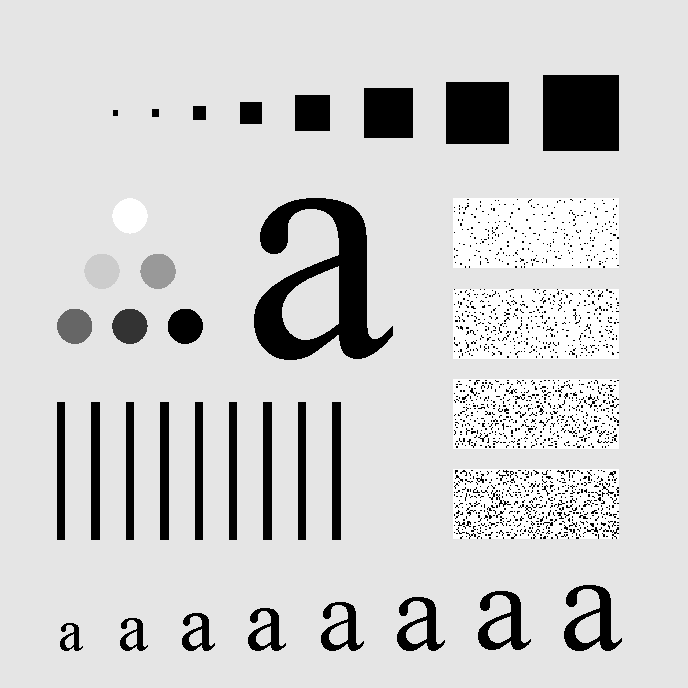
#> input picture Atividade 3/PDI_Exercicios_3_Imagens/teste.png, 688 x 688 px, found by its file name
$ python ex2.py
#> lines starting #> are read from the running program, lines starting #| are printed output that depends on the picture
import cv2
import numpy as np

image = cv2.imread('teste.png', 0)  # Carregar em escala de cinza
#> image is the input picture: shape (688, 688); min 0, max 255, mean 207.3

# Filtro passa-baixa
kernel_size_pb = 3
kernel_pb = np.ones((kernel_size_pb, kernel_size_pb), np.float32) / (kernel_size_pb * kernel_size_pb)
image_pb = cv2.filter2D(image, -1, kernel_pb)
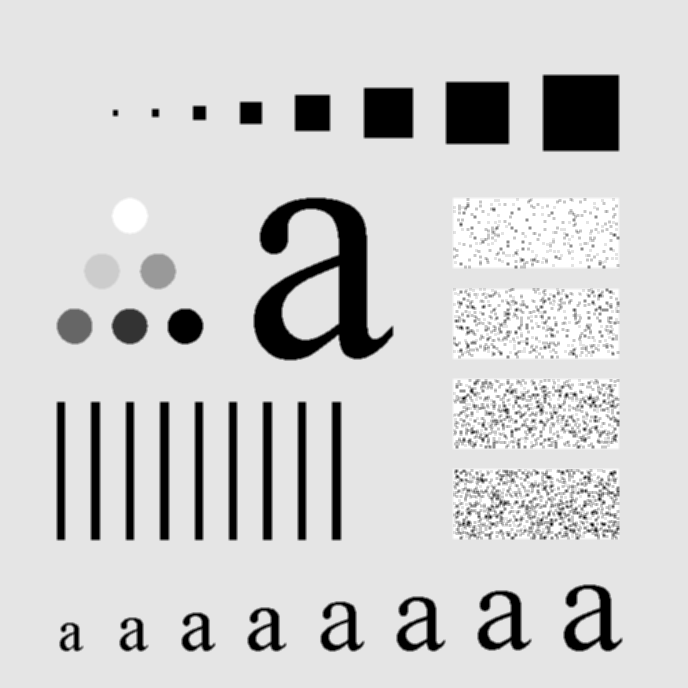
#> image_pb: shape (688, 688); min 0, max 255, mean 207.3

# Filtro passa-alta
kernel_size_pa = 3
kernel_pa = np.array([[-1, -1, -1], [-1, 8, -1], [-1, -1, -1]], np.float32)
image_pa = cv2.filter2D(image, -1, kernel_pa)
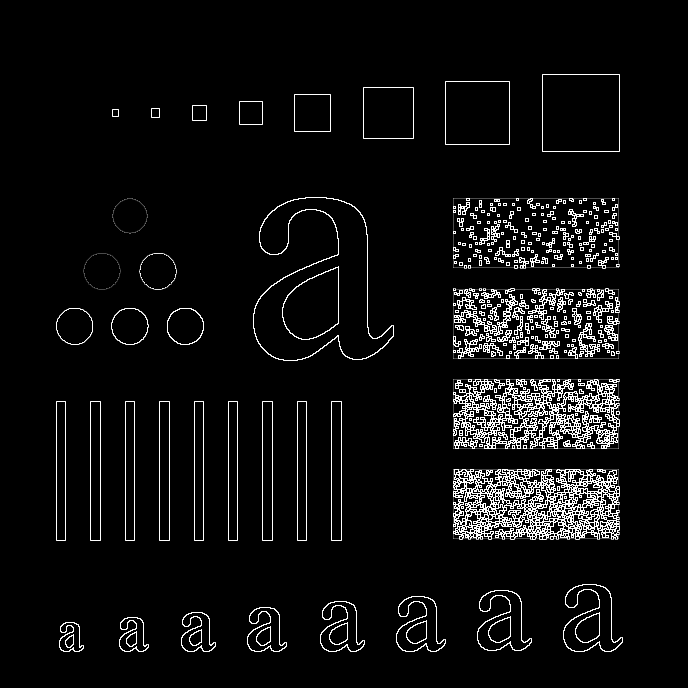
#> image_pa: shape (688, 688); min 0, max 255, mean 14.3

# Filtro passa-banda
kernel_size_pb1 = 5
kernel_pb1 = np.ones((kernel_size_pb1, kernel_size_pb1), np.float32) / (kernel_size_pb1 * kernel_size_pb1)
image_pb1 = cv2.filter2D(image, -1, kernel_pb1)
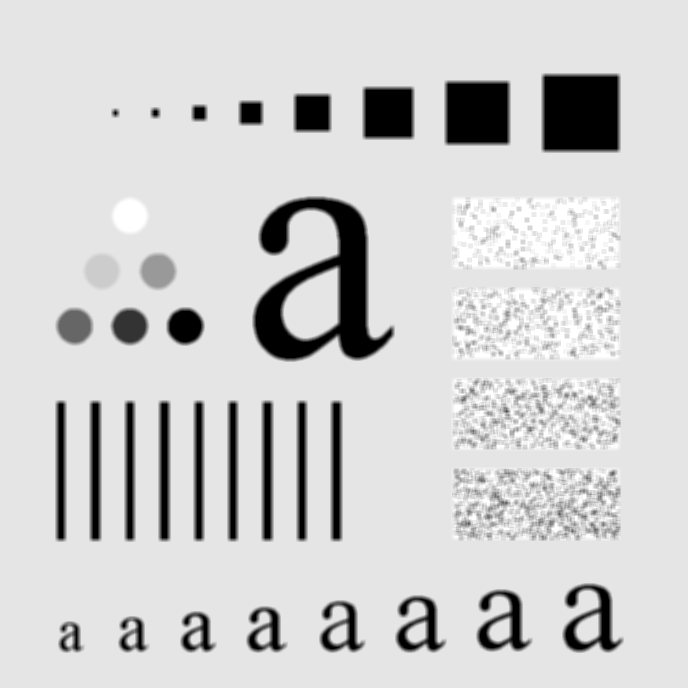
#> image_pb1: shape (688, 688); min 0, max 255, mean 207.3

kernel_size_pa1 = 3
kernel_pa1 = np.array([[-1, -1, -1], [-1, 9, -1], [-1, -1, -1]], np.float32)
image_pa1 = cv2.filter2D(image_pb1, -1, kernel_pa1)
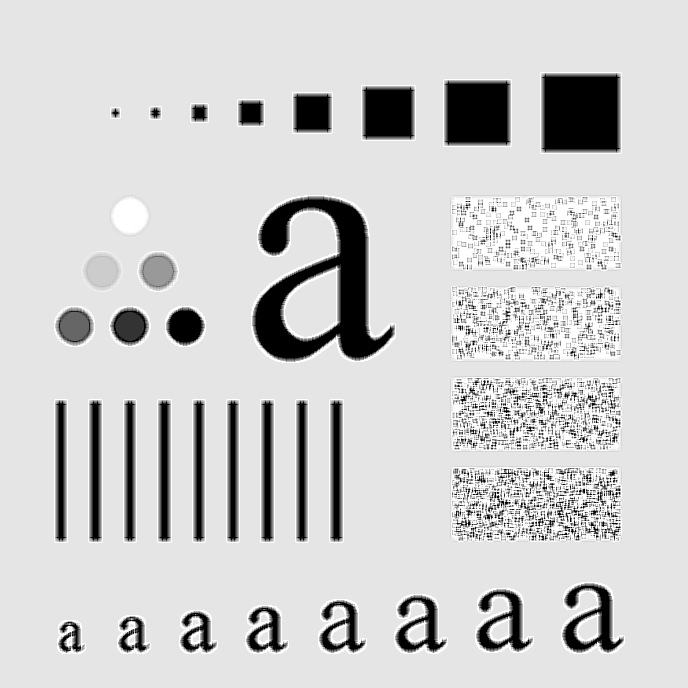
#> image_pa1: shape (688, 688); min 0, max 255, mean 206.1

image_pb_band = image_pb1 - image_pa1
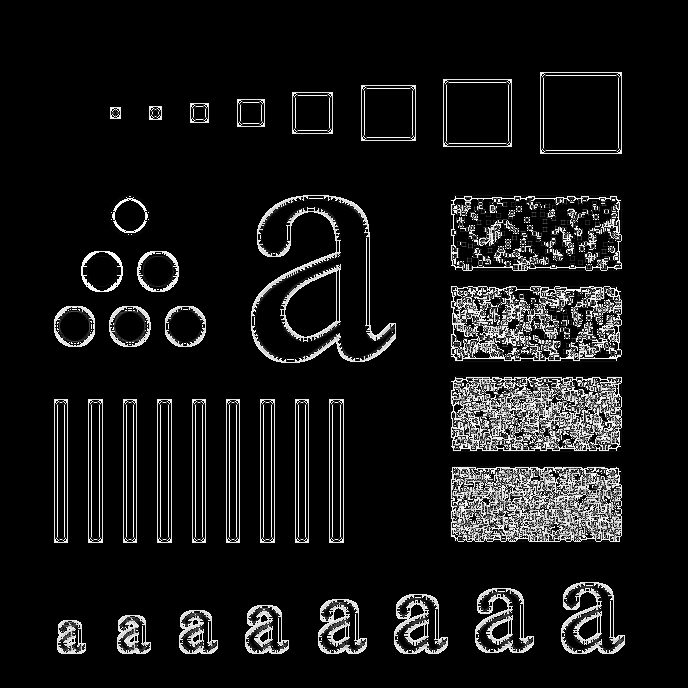
#> image_pb_band: shape (688, 688); min 0, max 255, mean 22.3

# Filtro rejeita-banda
kernel_size_pa2 = 5
kernel_pa2 = np.array([[-1, -1, -1], [-1, 9, -1], [-1, -1, -1]], np.float32)
image_pa2 = cv2.filter2D(image, -1, kernel_pa2)

kernel_size_pb2 = 3
kernel_pb2 = np.ones((kernel_size_pb2, kernel_size_pb2), np.float32) / (kernel_size_pb2 * kernel_size_pb2)
image_pb2 = cv2.filter2D(image_pa2, -1, kernel_pb2)

image_rb = image_pa2 - image_pb2
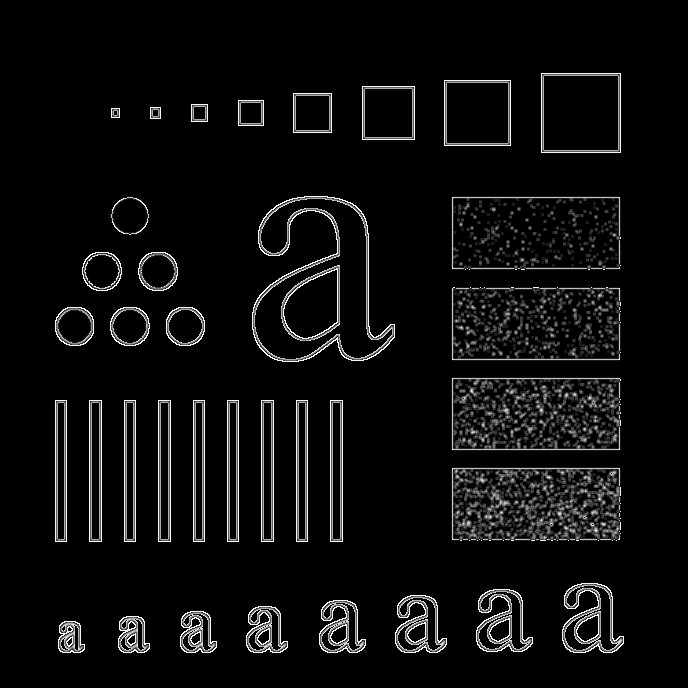
#> image_rb: shape (688, 688); min 0, max 253, mean 13.2

cv2.imwrite('passa_baixa.png', image_pb)
cv2.imwrite('passa_alta.png', image_pa)
cv2.imwrite('passa_banda.png', image_pb_band)
cv2.imwrite('rejeita_banda.png', image_rb)
